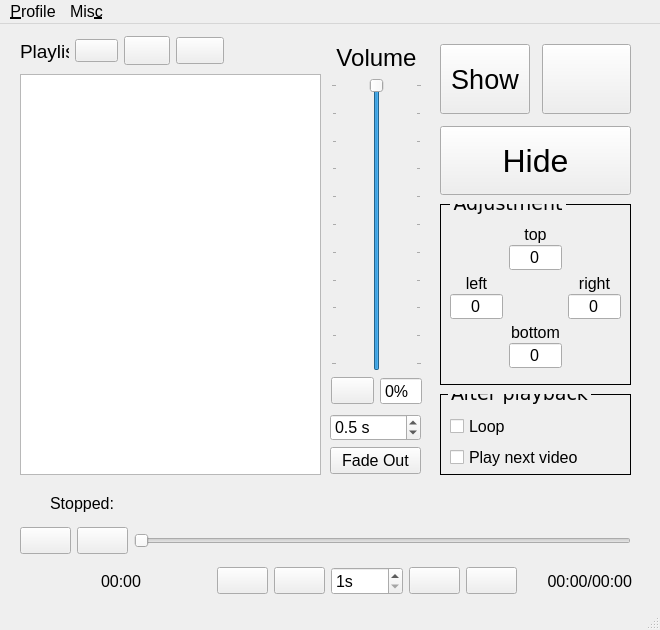
<?xml version="1.0" encoding="UTF-8"?>
<ui version="4.0">
 <class>MainWindow</class>
 <widget class="QMainWindow" name="MainWindow">
  <property name="geometry">
   <rect>
    <x>0</x>
    <y>0</y>
    <width>660</width>
    <height>630</height>
   </rect>
  </property>
  <property name="minimumSize">
   <size>
    <width>660</width>
    <height>630</height>
   </size>
  </property>
  <property name="font">
   <font>
    <pointsize>12</pointsize>
   </font>
  </property>
  <property name="windowTitle">
   <string>MainWindow</string>
  </property>
  <property name="iconSize">
   <size>
    <width>24</width>
    <height>24</height>
   </size>
  </property>
  <widget class="QWidget" name="centralwidget">
   <widget class="QListWidget" name="vidlist">
    <property name="geometry">
     <rect>
      <x>20</x>
      <y>50</y>
      <width>301</width>
      <height>401</height>
     </rect>
    </property>
    <property name="font">
     <font>
      <pointsize>12</pointsize>
     </font>
    </property>
   </widget>
   <widget class="QWidget" name="layoutWidget">
    <property name="geometry">
     <rect>
      <x>440</x>
      <y>20</y>
      <width>191</width>
      <height>151</height>
     </rect>
    </property>
    <layout class="QVBoxLayout" name="verticalLayout">
     <property name="spacing">
      <number>12</number>
     </property>
     <item>
      <layout class="QHBoxLayout" name="horizontalLayout_5">
       <item>
        <widget class="QPushButton" name="output_btn_show">
         <property name="sizePolicy">
          <sizepolicy hsizetype="Minimum" vsizetype="Expanding">
           <horstretch>0</horstretch>
           <verstretch>0</verstretch>
          </sizepolicy>
         </property>
         <property name="font">
          <font>
           <pointsize>20</pointsize>
          </font>
         </property>
         <property name="statusTip">
          <string>Show video</string>
         </property>
         <property name="text">
          <string>Show</string>
         </property>
        </widget>
       </item>
       <item>
        <widget class="QPushButton" name="output_btn_fullscreen">
         <property name="sizePolicy">
          <sizepolicy hsizetype="Minimum" vsizetype="Minimum">
           <horstretch>0</horstretch>
           <verstretch>0</verstretch>
          </sizepolicy>
         </property>
         <property name="statusTip">
          <string>Show video full screen</string>
         </property>
         <property name="text">
          <string/>
         </property>
         <property name="icon">
          <iconset>
           <normaloff>../icons/fullscreen.png</normaloff>../icons/fullscreen.png</iconset>
         </property>
         <property name="iconSize">
          <size>
           <width>36</width>
           <height>36</height>
          </size>
         </property>
        </widget>
       </item>
      </layout>
     </item>
     <item>
      <widget class="QPushButton" name="output_btn_hide">
       <property name="sizePolicy">
        <sizepolicy hsizetype="Minimum" vsizetype="Expanding">
         <horstretch>0</horstretch>
         <verstretch>0</verstretch>
        </sizepolicy>
       </property>
       <property name="font">
        <font>
         <pointsize>24</pointsize>
        </font>
       </property>
       <property name="statusTip">
        <string>Hide video</string>
       </property>
       <property name="text">
        <string>Hide</string>
       </property>
      </widget>
     </item>
    </layout>
   </widget>
   <widget class="QGroupBox" name="groupBox">
    <property name="geometry">
     <rect>
      <x>440</x>
      <y>180</y>
      <width>191</width>
      <height>181</height>
     </rect>
    </property>
    <property name="font">
     <font>
      <family>Verdana</family>
      <pointsize>14</pointsize>
     </font>
    </property>
    <property name="statusTip">
     <string>Adjust video window size</string>
    </property>
    <property name="styleSheet">
     <string notr="true">QGroupBox{
border:1px solid black;
margin-top: 0.5em;
}
QGroupBox::title{
top: -12px;
left: 10px;
}</string>
    </property>
    <property name="title">
     <string>Adjustment</string>
    </property>
    <widget class="QWidget" name="layoutWidget">
     <property name="geometry">
      <rect>
       <x>10</x>
       <y>18</y>
       <width>171</width>
       <height>151</height>
      </rect>
     </property>
     <layout class="QGridLayout" name="gridLayout">
      <property name="sizeConstraint">
       <enum>QLayout::SetNoConstraint</enum>
      </property>
      <property name="verticalSpacing">
       <number>0</number>
      </property>
      <item row="2" column="1">
       <layout class="QVBoxLayout" name="verticalLayout_8">
        <item>
         <widget class="QLabel" name="label_5">
          <property name="sizePolicy">
           <sizepolicy hsizetype="Preferred" vsizetype="Fixed">
            <horstretch>0</horstretch>
            <verstretch>0</verstretch>
           </sizepolicy>
          </property>
          <property name="font">
           <font>
            <pointsize>12</pointsize>
           </font>
          </property>
          <property name="text">
           <string>bottom</string>
          </property>
          <property name="alignment">
           <set>Qt::AlignCenter</set>
          </property>
         </widget>
        </item>
        <item>
         <widget class="QSpinBox" name="outputadj_sb_bottom">
          <property name="font">
           <font>
            <pointsize>12</pointsize>
           </font>
          </property>
          <property name="alignment">
           <set>Qt::AlignCenter</set>
          </property>
          <property name="buttonSymbols">
           <enum>QAbstractSpinBox::NoButtons</enum>
          </property>
          <property name="minimum">
           <number>-9999</number>
          </property>
          <property name="maximum">
           <number>9999</number>
          </property>
         </widget>
        </item>
       </layout>
      </item>
      <item row="0" column="1">
       <layout class="QVBoxLayout" name="verticalLayout_9">
        <item>
         <widget class="QLabel" name="label_4">
          <property name="sizePolicy">
           <sizepolicy hsizetype="Preferred" vsizetype="Fixed">
            <horstretch>0</horstretch>
            <verstretch>0</verstretch>
           </sizepolicy>
          </property>
          <property name="font">
           <font>
            <pointsize>12</pointsize>
           </font>
          </property>
          <property name="text">
           <string>top</string>
          </property>
          <property name="alignment">
           <set>Qt::AlignCenter</set>
          </property>
         </widget>
        </item>
        <item>
         <widget class="QSpinBox" name="outputadj_sb_top">
          <property name="font">
           <font>
            <pointsize>12</pointsize>
           </font>
          </property>
          <property name="alignment">
           <set>Qt::AlignCenter</set>
          </property>
          <property name="buttonSymbols">
           <enum>QAbstractSpinBox::NoButtons</enum>
          </property>
          <property name="minimum">
           <number>-9999</number>
          </property>
          <property name="maximum">
           <number>9999</number>
          </property>
         </widget>
        </item>
       </layout>
      </item>
      <item row="1" column="2">
       <layout class="QVBoxLayout" name="verticalLayout_6">
        <item>
         <widget class="QLabel" name="label_3">
          <property name="sizePolicy">
           <sizepolicy hsizetype="Preferred" vsizetype="Fixed">
            <horstretch>0</horstretch>
            <verstretch>0</verstretch>
           </sizepolicy>
          </property>
          <property name="font">
           <font>
            <pointsize>12</pointsize>
           </font>
          </property>
          <property name="text">
           <string>right</string>
          </property>
          <property name="alignment">
           <set>Qt::AlignCenter</set>
          </property>
         </widget>
        </item>
        <item>
         <widget class="QSpinBox" name="outputadj_sb_right">
          <property name="font">
           <font>
            <pointsize>12</pointsize>
           </font>
          </property>
          <property name="alignment">
           <set>Qt::AlignCenter</set>
          </property>
          <property name="buttonSymbols">
           <enum>QAbstractSpinBox::NoButtons</enum>
          </property>
          <property name="minimum">
           <number>-9999</number>
          </property>
          <property name="maximum">
           <number>9999</number>
          </property>
         </widget>
        </item>
       </layout>
      </item>
      <item row="1" column="0">
       <layout class="QVBoxLayout" name="verticalLayout_7">
        <item>
         <widget class="QLabel" name="label_2">
          <property name="sizePolicy">
           <sizepolicy hsizetype="Preferred" vsizetype="Fixed">
            <horstretch>0</horstretch>
            <verstretch>0</verstretch>
           </sizepolicy>
          </property>
          <property name="font">
           <font>
            <pointsize>12</pointsize>
           </font>
          </property>
          <property name="text">
           <string>left</string>
          </property>
          <property name="alignment">
           <set>Qt::AlignCenter</set>
          </property>
         </widget>
        </item>
        <item>
         <widget class="QSpinBox" name="outputadj_sb_left">
          <property name="font">
           <font>
            <pointsize>12</pointsize>
           </font>
          </property>
          <property name="alignment">
           <set>Qt::AlignCenter</set>
          </property>
          <property name="buttonSymbols">
           <enum>QAbstractSpinBox::NoButtons</enum>
          </property>
          <property name="minimum">
           <number>-9999</number>
          </property>
          <property name="maximum">
           <number>9999</number>
          </property>
         </widget>
        </item>
       </layout>
      </item>
     </layout>
    </widget>
   </widget>
   <widget class="QWidget" name="layoutWidget">
    <property name="geometry">
     <rect>
      <x>20</x>
      <y>500</y>
      <width>611</width>
      <height>34</height>
     </rect>
    </property>
    <layout class="QHBoxLayout" name="horizontalLayout_4">
     <item>
      <widget class="QPushButton" name="video_btn_play">
       <property name="statusTip">
        <string>Play / Pause</string>
       </property>
       <property name="text">
        <string/>
       </property>
       <property name="icon">
        <iconset>
         <normaloff>../icons/play.png</normaloff>../icons/play.png</iconset>
       </property>
       <property name="iconSize">
        <size>
         <width>24</width>
         <height>24</height>
        </size>
       </property>
      </widget>
     </item>
     <item>
      <widget class="QPushButton" name="video_btn_stop">
       <property name="statusTip">
        <string>Stop</string>
       </property>
       <property name="text">
        <string/>
       </property>
       <property name="icon">
        <iconset>
         <normaloff>../icons/stop.png</normaloff>../icons/stop.png</iconset>
       </property>
       <property name="iconSize">
        <size>
         <width>24</width>
         <height>24</height>
        </size>
       </property>
      </widget>
     </item>
     <item>
      <widget class="QSlider" name="video_sldr">
       <property name="sizePolicy">
        <sizepolicy hsizetype="Expanding" vsizetype="Expanding">
         <horstretch>0</horstretch>
         <verstretch>0</verstretch>
        </sizepolicy>
       </property>
       <property name="maximum">
        <number>0</number>
       </property>
       <property name="orientation">
        <enum>Qt::Horizontal</enum>
       </property>
      </widget>
     </item>
    </layout>
   </widget>
   <widget class="QGroupBox" name="groupBox_2">
    <property name="geometry">
     <rect>
      <x>440</x>
      <y>370</y>
      <width>191</width>
      <height>81</height>
     </rect>
    </property>
    <property name="font">
     <font>
      <family>Verdana</family>
      <pointsize>14</pointsize>
     </font>
    </property>
    <property name="statusTip">
     <string>Set video playback mode</string>
    </property>
    <property name="styleSheet">
     <string notr="true">QGroupBox{
border:1px solid black;
margin-top: 0.5em;

}
QGroupBox::title{
top: -12px;
left: 8px;
}</string>
    </property>
    <property name="title">
     <string>After playback</string>
    </property>
    <widget class="QWidget" name="layoutWidget">
     <property name="geometry">
      <rect>
       <x>10</x>
       <y>20</y>
       <width>171</width>
       <height>56</height>
      </rect>
     </property>
     <layout class="QVBoxLayout" name="verticalLayout_2">
      <item>
       <widget class="QCheckBox" name="playback_cb_loop">
        <property name="font">
         <font>
          <pointsize>12</pointsize>
         </font>
        </property>
        <property name="text">
         <string>Loop</string>
        </property>
       </widget>
      </item>
      <item>
       <widget class="QCheckBox" name="playback_cb_next">
        <property name="font">
         <font>
          <pointsize>12</pointsize>
         </font>
        </property>
        <property name="text">
         <string>Play next video</string>
        </property>
       </widget>
      </item>
     </layout>
    </widget>
   </widget>
   <widget class="QWidget" name="layoutWidget">
    <property name="geometry">
     <rect>
      <x>20</x>
      <y>10</y>
      <width>204</width>
      <height>34</height>
     </rect>
    </property>
    <layout class="QHBoxLayout" name="horizontalLayout">
     <item>
      <widget class="QLabel" name="vidlist_lbl">
       <property name="font">
        <font>
         <pointsize>14</pointsize>
        </font>
       </property>
       <property name="text">
        <string>Playlist</string>
       </property>
      </widget>
     </item>
     <item>
      <widget class="QPushButton" name="vidlist_btn_add">
       <property name="font">
        <font>
         <pointsize>10</pointsize>
         <weight>50</weight>
         <italic>false</italic>
         <bold>false</bold>
         <underline>false</underline>
        </font>
       </property>
       <property name="toolTip">
        <string>Add video</string>
       </property>
       <property name="statusTip">
        <string>Add video</string>
       </property>
       <property name="layoutDirection">
        <enum>Qt::LeftToRight</enum>
       </property>
       <property name="text">
        <string/>
       </property>
       <property name="icon">
        <iconset>
         <normaloff>../icons/plus.png</normaloff>../icons/plus.png</iconset>
       </property>
       <property name="iconSize">
        <size>
         <width>24</width>
         <height>24</height>
        </size>
       </property>
      </widget>
     </item>
     <item>
      <widget class="QPushButton" name="vidlist_btn_delete">
       <property name="font">
        <font>
         <family>Comic Sans MS</family>
        </font>
       </property>
       <property name="toolTip">
        <string>Remove video</string>
       </property>
       <property name="statusTip">
        <string>Remove video</string>
       </property>
       <property name="text">
        <string/>
       </property>
       <property name="icon">
        <iconset>
         <normaloff>../icons/minus.png</normaloff>../icons/minus.png</iconset>
       </property>
       <property name="iconSize">
        <size>
         <width>24</width>
         <height>24</height>
        </size>
       </property>
      </widget>
     </item>
     <item>
      <widget class="QPushButton" name="vidlist_btn_select">
       <property name="toolTip">
        <string>Select video</string>
       </property>
       <property name="statusTip">
        <string>Select video</string>
       </property>
       <property name="text">
        <string/>
       </property>
       <property name="icon">
        <iconset>
         <normaloff>../icons/play.png</normaloff>../icons/play.png</iconset>
       </property>
       <property name="iconSize">
        <size>
         <width>24</width>
         <height>24</height>
        </size>
       </property>
      </widget>
     </item>
    </layout>
   </widget>
   <widget class="QWidget" name="layoutWidget">
    <property name="geometry">
     <rect>
      <x>331</x>
      <y>20</y>
      <width>91</width>
      <height>361</height>
     </rect>
    </property>
    <layout class="QVBoxLayout" name="verticalLayout_3">
     <item>
      <widget class="QLabel" name="label">
       <property name="sizePolicy">
        <sizepolicy hsizetype="Expanding" vsizetype="Maximum">
         <horstretch>0</horstretch>
         <verstretch>0</verstretch>
        </sizepolicy>
       </property>
       <property name="font">
        <font>
         <pointsize>18</pointsize>
        </font>
       </property>
       <property name="text">
        <string>Volume</string>
       </property>
       <property name="scaledContents">
        <bool>false</bool>
       </property>
       <property name="alignment">
        <set>Qt::AlignCenter</set>
       </property>
      </widget>
     </item>
     <item>
      <widget class="QSlider" name="audio_sldr_volume">
       <property name="sizePolicy">
        <sizepolicy hsizetype="Expanding" vsizetype="Expanding">
         <horstretch>0</horstretch>
         <verstretch>0</verstretch>
        </sizepolicy>
       </property>
       <property name="statusTip">
        <string>Volume</string>
       </property>
       <property name="maximum">
        <number>100</number>
       </property>
       <property name="value">
        <number>100</number>
       </property>
       <property name="orientation">
        <enum>Qt::Vertical</enum>
       </property>
       <property name="tickPosition">
        <enum>QSlider::TicksBothSides</enum>
       </property>
       <property name="tickInterval">
        <number>10</number>
       </property>
      </widget>
     </item>
     <item>
      <layout class="QHBoxLayout" name="horizontalLayout_2">
       <item>
        <widget class="QPushButton" name="audio_btn_mute">
         <property name="sizePolicy">
          <sizepolicy hsizetype="Fixed" vsizetype="Fixed">
           <horstretch>0</horstretch>
           <verstretch>0</verstretch>
          </sizepolicy>
         </property>
         <property name="toolTip">
          <string>Toggle mute</string>
         </property>
         <property name="statusTip">
          <string>Toggle mute</string>
         </property>
         <property name="text">
          <string/>
         </property>
         <property name="icon">
          <iconset>
           <normaloff>../icons/audio.png</normaloff>../icons/audio.png</iconset>
         </property>
         <property name="iconSize">
          <size>
           <width>20</width>
           <height>20</height>
          </size>
         </property>
        </widget>
       </item>
       <item>
        <widget class="QSpinBox" name="audio_sb_volume">
         <property name="sizePolicy">
          <sizepolicy hsizetype="Minimum" vsizetype="Fixed">
           <horstretch>0</horstretch>
           <verstretch>0</verstretch>
          </sizepolicy>
         </property>
         <property name="statusTip">
          <string>Volume</string>
         </property>
         <property name="buttonSymbols">
          <enum>QAbstractSpinBox::NoButtons</enum>
         </property>
         <property name="suffix">
          <string>%</string>
         </property>
         <property name="maximum">
          <number>100</number>
         </property>
        </widget>
       </item>
      </layout>
     </item>
    </layout>
   </widget>
   <widget class="QWidget" name="layoutWidget">
    <property name="geometry">
     <rect>
      <x>330</x>
      <y>390</y>
      <width>91</width>
      <height>60</height>
     </rect>
    </property>
    <layout class="QVBoxLayout" name="verticalLayout_4">
     <item>
      <widget class="QDoubleSpinBox" name="audio_sb_fadeout">
       <property name="toolTip">
        <string/>
       </property>
       <property name="statusTip">
        <string>Audio fade out interval</string>
       </property>
       <property name="suffix">
        <string> s</string>
       </property>
       <property name="decimals">
        <number>1</number>
       </property>
       <property name="singleStep">
        <double>0.100000000000000</double>
       </property>
       <property name="value">
        <double>0.500000000000000</double>
       </property>
      </widget>
     </item>
     <item>
      <widget class="QPushButton" name="audio_btn_fadeout">
       <property name="toolTip">
        <string>Fade out audio</string>
       </property>
       <property name="statusTip">
        <string>Fade out audio</string>
       </property>
       <property name="text">
        <string>Fade Out</string>
       </property>
      </widget>
     </item>
    </layout>
   </widget>
   <widget class="QWidget" name="verticalLayoutWidget">
    <property name="geometry">
     <rect>
      <x>120</x>
      <y>460</y>
      <width>511</width>
      <height>41</height>
     </rect>
    </property>
    <layout class="QVBoxLayout" name="verticalLayout_5">
     <item>
      <widget class="QLabel" name="video_lbl_current_video">
       <property name="sizePolicy">
        <sizepolicy hsizetype="Expanding" vsizetype="Preferred">
         <horstretch>0</horstretch>
         <verstretch>0</verstretch>
        </sizepolicy>
       </property>
       <property name="font">
        <font>
         <family>Verdana</family>
         <weight>75</weight>
         <italic>false</italic>
         <bold>true</bold>
        </font>
       </property>
       <property name="statusTip">
        <string>Current video</string>
       </property>
       <property name="text">
        <string/>
       </property>
      </widget>
     </item>
    </layout>
   </widget>
   <widget class="QLabel" name="video_lbl_play_state">
    <property name="geometry">
     <rect>
      <x>21</x>
      <y>469</y>
      <width>93</width>
      <height>21</height>
     </rect>
    </property>
    <property name="sizePolicy">
     <sizepolicy hsizetype="Preferred" vsizetype="Preferred">
      <horstretch>0</horstretch>
      <verstretch>0</verstretch>
     </sizepolicy>
    </property>
    <property name="minimumSize">
     <size>
      <width>0</width>
      <height>0</height>
     </size>
    </property>
    <property name="text">
     <string>Stopped:</string>
    </property>
    <property name="alignment">
     <set>Qt::AlignRight|Qt::AlignTrailing|Qt::AlignVCenter</set>
    </property>
   </widget>
   <widget class="QWidget" name="layoutWidget">
    <property name="geometry">
     <rect>
      <x>101</x>
      <y>540</y>
      <width>531</width>
      <height>34</height>
     </rect>
    </property>
    <layout class="QHBoxLayout" name="horizontalLayout_3">
     <item>
      <widget class="QLabel" name="video_lbl_current_time">
       <property name="text">
        <string>00:00</string>
       </property>
      </widget>
     </item>
     <item>
      <widget class="QPushButton" name="video_btn_prev">
       <property name="sizePolicy">
        <sizepolicy hsizetype="Fixed" vsizetype="Fixed">
         <horstretch>0</horstretch>
         <verstretch>0</verstretch>
        </sizepolicy>
       </property>
       <property name="statusTip">
        <string>Previous video</string>
       </property>
       <property name="text">
        <string/>
       </property>
       <property name="icon">
        <iconset>
         <normaloff>../icons/previous.png</normaloff>../icons/previous.png</iconset>
       </property>
       <property name="iconSize">
        <size>
         <width>24</width>
         <height>24</height>
        </size>
       </property>
      </widget>
     </item>
     <item>
      <widget class="QPushButton" name="video_btn_backward">
       <property name="sizePolicy">
        <sizepolicy hsizetype="Fixed" vsizetype="Fixed">
         <horstretch>0</horstretch>
         <verstretch>0</verstretch>
        </sizepolicy>
       </property>
       <property name="statusTip">
        <string>Skip backward</string>
       </property>
       <property name="text">
        <string/>
       </property>
       <property name="icon">
        <iconset>
         <normaloff>../icons/arrow-curved-left.png</normaloff>../icons/arrow-curved-left.png</iconset>
       </property>
       <property name="iconSize">
        <size>
         <width>24</width>
         <height>24</height>
        </size>
       </property>
      </widget>
     </item>
     <item>
      <widget class="QSpinBox" name="video_sb_step">
       <property name="sizePolicy">
        <sizepolicy hsizetype="Fixed" vsizetype="Fixed">
         <horstretch>0</horstretch>
         <verstretch>0</verstretch>
        </sizepolicy>
       </property>
       <property name="statusTip">
        <string>Adjust skip forward/backward time</string>
       </property>
       <property name="suffix">
        <string>s</string>
       </property>
       <property name="minimum">
        <number>1</number>
       </property>
       <property name="maximum">
        <number>3600</number>
       </property>
      </widget>
     </item>
     <item>
      <widget class="QPushButton" name="video_btn_forward">
       <property name="sizePolicy">
        <sizepolicy hsizetype="Fixed" vsizetype="Fixed">
         <horstretch>0</horstretch>
         <verstretch>0</verstretch>
        </sizepolicy>
       </property>
       <property name="statusTip">
        <string>Skip forward</string>
       </property>
       <property name="text">
        <string/>
       </property>
       <property name="icon">
        <iconset>
         <normaloff>../icons/arrow-curved-right.png</normaloff>../icons/arrow-curved-right.png</iconset>
       </property>
       <property name="iconSize">
        <size>
         <width>24</width>
         <height>24</height>
        </size>
       </property>
      </widget>
     </item>
     <item>
      <widget class="QPushButton" name="video_btn_next">
       <property name="sizePolicy">
        <sizepolicy hsizetype="Fixed" vsizetype="Fixed">
         <horstretch>0</horstretch>
         <verstretch>0</verstretch>
        </sizepolicy>
       </property>
       <property name="statusTip">
        <string>Next video</string>
       </property>
       <property name="text">
        <string/>
       </property>
       <property name="icon">
        <iconset>
         <normaloff>../icons/next.png</normaloff>../icons/next.png</iconset>
       </property>
       <property name="iconSize">
        <size>
         <width>24</width>
         <height>24</height>
        </size>
       </property>
      </widget>
     </item>
     <item>
      <widget class="QLabel" name="video_lbl_length">
       <property name="text">
        <string>00:00/00:00</string>
       </property>
       <property name="alignment">
        <set>Qt::AlignRight|Qt::AlignTrailing|Qt::AlignVCenter</set>
       </property>
      </widget>
     </item>
    </layout>
   </widget>
  </widget>
  <widget class="QMenuBar" name="menubar">
   <property name="geometry">
    <rect>
     <x>0</x>
     <y>0</y>
     <width>660</width>
     <height>22</height>
    </rect>
   </property>
   <widget class="QMenu" name="menuProfile">
    <property name="title">
     <string>&amp;Profile</string>
    </property>
    <widget class="QMenu" name="menuSwitch_Profile">
     <property name="title">
      <string>Switch &amp;Profile</string>
     </property>
    </widget>
    <addaction name="menuSwitch_Profile"/>
    <addaction name="actionManage_Profile"/>
   </widget>
   <widget class="QMenu" name="menuMisc">
    <property name="title">
     <string>Mis&amp;c</string>
    </property>
    <addaction name="actionShow_Setting_Folder"/>
   </widget>
   <addaction name="menuProfile"/>
   <addaction name="menuMisc"/>
  </widget>
  <widget class="QStatusBar" name="statusbar"/>
  <action name="actionSwitch_Profile">
   <property name="text">
    <string>Switch Profile</string>
   </property>
  </action>
  <action name="actionManage_Profile">
   <property name="text">
    <string>&amp;Manage Profile</string>
   </property>
  </action>
  <action name="action123_2">
   <property name="text">
    <string>123</string>
   </property>
  </action>
  <action name="actionShow_Setting_Folder">
   <property name="text">
    <string>Show Setting &amp;File</string>
   </property>
  </action>
 </widget>
 <resources/>
 <connections/>
</ui>
